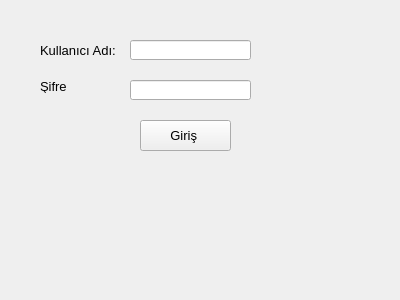
<?xml version="1.0" encoding="UTF-8"?>
<ui version="4.0">
 <class>Form</class>
 <widget class="QWidget" name="Form">
  <property name="geometry">
   <rect>
    <x>0</x>
    <y>0</y>
    <width>400</width>
    <height>300</height>
   </rect>
  </property>
  <property name="windowTitle">
   <string>Login Formu</string>
  </property>
  <widget class="QLabel" name="label">
   <property name="geometry">
    <rect>
     <x>40</x>
     <y>40</y>
     <width>111</width>
     <height>21</height>
    </rect>
   </property>
   <property name="font">
    <font>
     <pointsize>10</pointsize>
    </font>
   </property>
   <property name="text">
    <string>Kullanıcı Adı:</string>
   </property>
  </widget>
  <widget class="QLabel" name="label_2">
   <property name="geometry">
    <rect>
     <x>40</x>
     <y>80</y>
     <width>47</width>
     <height>13</height>
    </rect>
   </property>
   <property name="font">
    <font>
     <pointsize>10</pointsize>
    </font>
   </property>
   <property name="text">
    <string>Şifre</string>
   </property>
  </widget>
  <widget class="QLineEdit" name="line_EditKullanici">
   <property name="geometry">
    <rect>
     <x>130</x>
     <y>40</y>
     <width>121</width>
     <height>20</height>
    </rect>
   </property>
  </widget>
  <widget class="QLineEdit" name="line_EditSifre">
   <property name="geometry">
    <rect>
     <x>130</x>
     <y>80</y>
     <width>121</width>
     <height>20</height>
    </rect>
   </property>
   <property name="font">
    <font>
     <stylestrategy>PreferDefault</stylestrategy>
    </font>
   </property>
   <property name="echoMode">
    <enum>QLineEdit::Password</enum>
   </property>
  </widget>
  <widget class="QPushButton" name="pushButton">
   <property name="geometry">
    <rect>
     <x>140</x>
     <y>120</y>
     <width>91</width>
     <height>31</height>
    </rect>
   </property>
   <property name="font">
    <font>
     <pointsize>10</pointsize>
    </font>
   </property>
   <property name="text">
    <string>Giriş </string>
   </property>
  </widget>
 </widget>
 <resources/>
 <connections/>
</ui>
